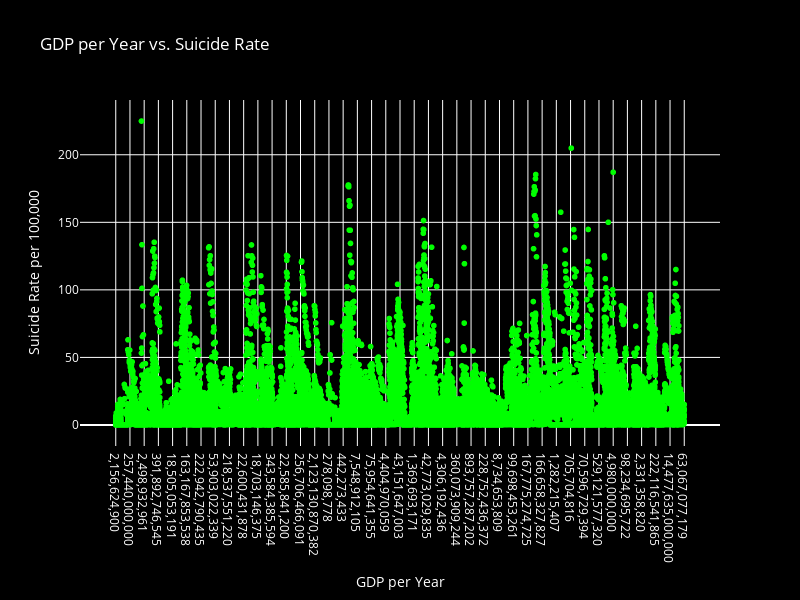

Source (notebook cell):
### Code cell
import plotly.express as px
import plotly.graph_objects as go

fig_gdp_suicide = px.scatter(
    df, 
    x=' gdp_for_year ($) ', 
    y='suicides/100k pop', 
    title='GDP per Year vs. Suicide Rate',
    labels={' gdp_for_year ($) ': 'GDP per Year', 'suicides/100k pop': 'Suicide Rate per 100k'},
    color_discrete_sequence=['lime']
)

fig_gdp_suicide.update_layout(
    plot_bgcolor='black',   
    paper_bgcolor='black',  
    font=dict(color='white'),  
    xaxis=dict(title='GDP per Year', tickfont=dict(color='white')),
    yaxis=dict(title='Suicide Rate per 100,000', tickfont=dict(color='white')),
    height=600, 
    width=800
)

### Figure 1 — Plotly figure (JSON) as saved in the notebook; plotly's stock layout.template omitted (floating-point values rounded to 4 significant figures; data arrays with more than 128 entries replaced by an {"elided": "..."} marker saying what was removed)
{"data": [{"hovertemplate": "GDP per Year=%{x}<br>Suicide Rate per 100k=%{y}<extra></extra>", "legendgroup": "", "marker": {"color": "lime", "symbol": "circle"}, "mode": "markers", "name": "", "showlegend": false, "type": "scattergl", "x": {"elided": "27820 str values"}, "xaxis": "x", "y": {"elided": "27820 float values"}, "yaxis": "y"}], "layout": {"font": {"color": "white"}, "height": 600, "legend": {"tracegroupgap": 0}, "paper_bgcolor": "black", "plot_bgcolor": "black", "title": {"text": "GDP per Year vs. Suicide Rate"}, "width": 800, "xaxis": {"anchor": "y", "domain": [0, 1], "tickfont": {"color": "white"}, "title": {"text": "GDP per Year"}}, "yaxis": {"anchor": "x", "domain": [0, 1], "tickfont": {"color": "white"}, "title": {"text": "Suicide Rate per 100,000"}}}}
